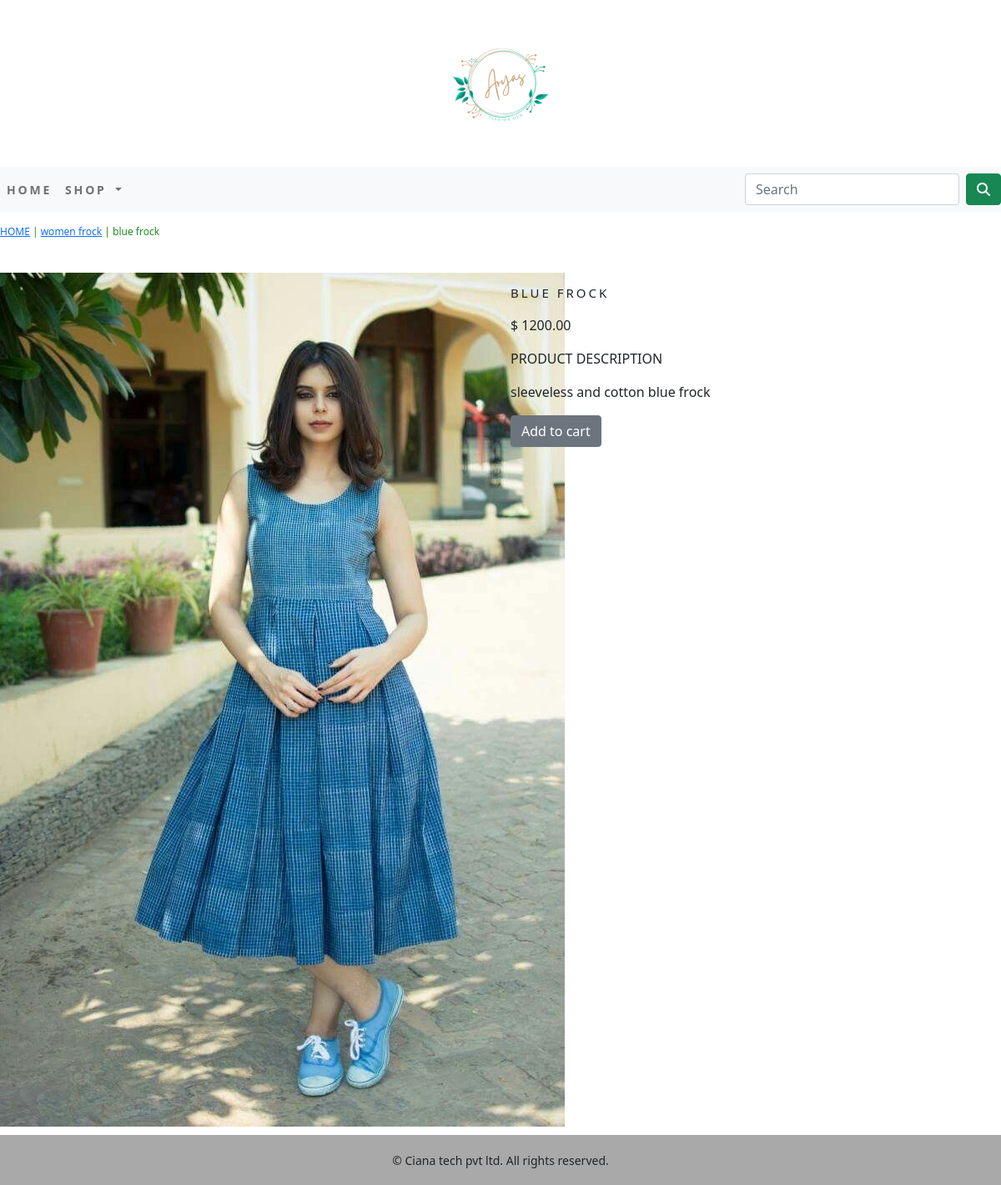
/shop/women-frock/blue-frock/, run on the app's committed database.
### shopapp/models.py (models this page shows, shortened)
class Product(models.Model):
       name    =models.CharField(max_length=250,unique=True)
       slug    =models.SlugField(max_length=250,unique=True)
       des     =models.TextField(blank=True)
       price   =models.DecimalField(max_digits=10,decimal_places=2)
       category=models.ForeignKey(Category,on_delete=models.CASCADE)
       image   =models.ImageField(upload_to='product',blank=True)
       stock   =models.IntegerField()
       avaliable=models.BooleanField(default=True)
       created  =models.DateTimeField(auto_now_add=True)
       updated  =models.DateTimeField(auto_now=True)
       class Meta:
          ordering=['name']
          verbose_name='product'
          verbose_name_plural='products'

class Category(models.Model):
      name =models.CharField(max_length=250,unique=True)
      slug =models.SlugField(max_length=250,unique=True)
      des  =models.TextField(blank=True)
      image =models.ImageField(upload_to='category',blank=True)
      class Meta:
         ordering=['name']
         verbose_name='category'
         verbose_name_plural='cateogries'
      def get_url (self):
          return reverse('shopapp:products_by_category',args=[self.slug])
      def __str__(self):
             return '{}' .format(self.name)

### shopapp/views.py (the view)
# urls.py: path('<slug:c_slug>/<slug:product_slug>/',views.proDetail,name="prodCatDetail"),
def proDetail(request,c_slug,product_slug):
    try:
        product=Product.objects.get(category__slug=c_slug,slug=product_slug)
    except Exception as e:
        raise e
    return render(request,"product.html",{'product':product})

### cart/context_processors.py (called while the page is built)
def counter(request):
    item_count=0
    if 'admin' in request.path:
        return {}
    else:
        try:
            cart=Cart.objects.filter(cart_id=_cart_id(request))
            cart_items=CartItem.objects.all().filter(cart=cart[:1])
            for cart_item in cart_items:
                item_count += cart_item.quantity
        except Cart.DoesNotExist:
             item_count=0
    return dict(item_count=item_count)

### cart/views.py (called while the page is built)
def _cart_id(request):
    cart=request.session.session_key
    if not cart:
        cart=request.session.create()
    return cart

### shopapp/context_processors.py (called while the page is built)
def menu_links(request):
        links=Category.objects.all()
        return dict(links=links)

### templates/product.html (shortened to what this page needs)
{% extends 'base.html' %}
{% load static %}
{% block content %}
<div class="row my_prod_row_class">
    <div class="mx_auto">
        <p> <a href="{% url 'shopapp:allProductCat' %}">HOME</a> | <a href="{{ product.category.get_url }}"> {{ product.category }}</a> | {{product.name }}</p>
    </div>
  <div class="container">
      <br>
     <div class="row">
       <div class="col-12 col-sm-12 col-md-12 col-lg-6 text-center">
          <div style="min-width:14rem">
            <img src="{{ product.image.url }}" alt="{{ product.name }}">
          </div>
       </div>
    <div class="col-12 col-sm-12 col-md-12 col-lg-6">
       <div>
        <h1 class="my_prod_title">{{ product.name }}</h1>
        <p> $ {{ product.price }}</p>
         <p class="my_title"> Product Description </p>
        <p class="text-justify my_prod_text"> {{ product.des }}</p>
        {% if product.stock <= 0 %}
        <p class="text-justify my_prod_text"><b> Out of stock </b></p>
        {% else %}
        <a class="btn btn-secondary" href="{% url 'cart:add_cart' product.id %}">Add to cart</a>
        {% endif %}
       </div>
    </div>
  </div>
  </div>
{% endblock %}

### static/css/custom.css (style rules this page uses)
body { font-family: 'Roboto', sans-serif; }
.my_title { font-size : 16px; text-transform: uppercase; }
.my_prod_row_class { padding-top:15px; padding-bottom:10px; }
.my_prod_row_class .mx_auto { color:#228B22; font-size:12px; text-decoration:none; }
.my_prod_title { font-size:15px; text-transform:uppercase; letter-spacing: .2em; padding-top:15px; padding-bottom:10px; }
.my_prod_text { padding-right:15px; }

### data on the page
Product: category "women frock", name "blue frock", image (picture), name "BLUE FROCK", price "1200.00", des "sleeveless and cotton blue frock"
